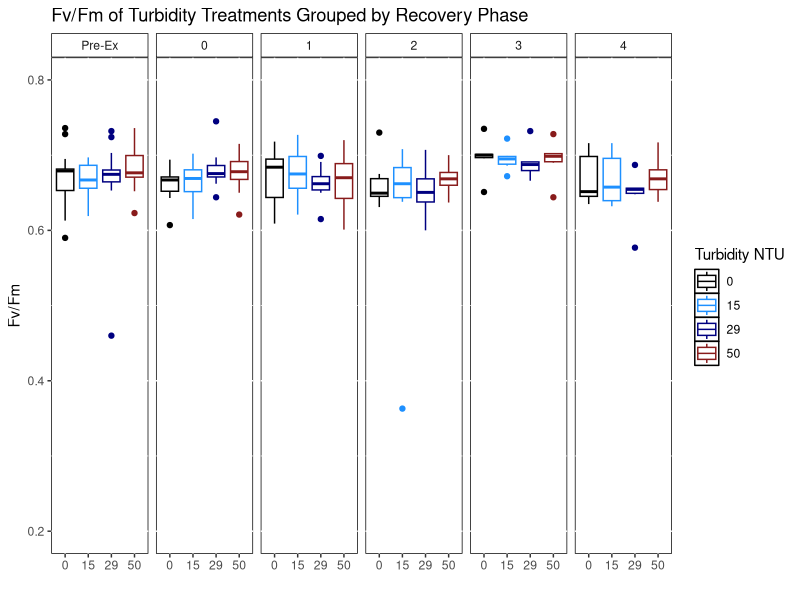

Here is the R script that generated this plot:
## ---- chunk 1
#Let's bring in our data
datos <- read.csv("OFAV_PAM_FDEP(Recovery P1).csv")

#Looks good, but we need to get rid of the sacrifices
class(datos$Treatment) #Character
unique(datos$Treatment) #We need to get rid of "x" 

#Making a new dataframe without the sacrifice treatments
datos.no.sac <- datos[ which(datos$Treatment != "x"), ]

#For clear planning we may want to do some renaming
datos.no.sac$Recovery.Phase <- sub("a", "Pre-Ex", datos.no.sac$Recovery.Phase)

#Also for plotting reasons we may need to make a new column with recovery phase as a factor
datos.no.sac$F.Recovery.Phase <- as.factor(datos.no.sac$Recovery.Phase)
unique(datos.no.sac$F.Recovery.Phase)
#We want "Pre-Experiment" to show up first in the plot and it's last in the factor, so 
#we need to re-order
datos.no.sac$F.Recovery.Phase <- factor(datos.no.sac$F.Recovery.Phase, 
                                        levels = c("Pre-Ex", "0", "1", "2", "3", "4"))

unique(datos.no.sac$F.Recovery.Phase) #Now ordered how we want it

#Let's plot our data
library(ggplot2)
p2 <- ggplot(datos.no.sac, aes(x= Treatment, y=Fv.Fm, color =Treatment)) + 
  scale_color_manual(values = c("black", "#1E90FF", "#000080", "#881B1B"),
                     name = "Turbidity NTU")+
    geom_boxplot() +
  theme(panel.background = element_rect(fill = "white", colour = "black"))+
    facet_wrap(~F.Recovery.Phase, nrow = 1, scale="fixed")+
  theme(strip.background=element_rect(colour="black",
                                    fill="white"))+
  ylim(0.2, 0.8)+
  xlab("")+
  ylab("Fv/Fm")+
  ggtitle("Fv/Fm of Turbidity Treatments Grouped by Recovery Phase")

p2

